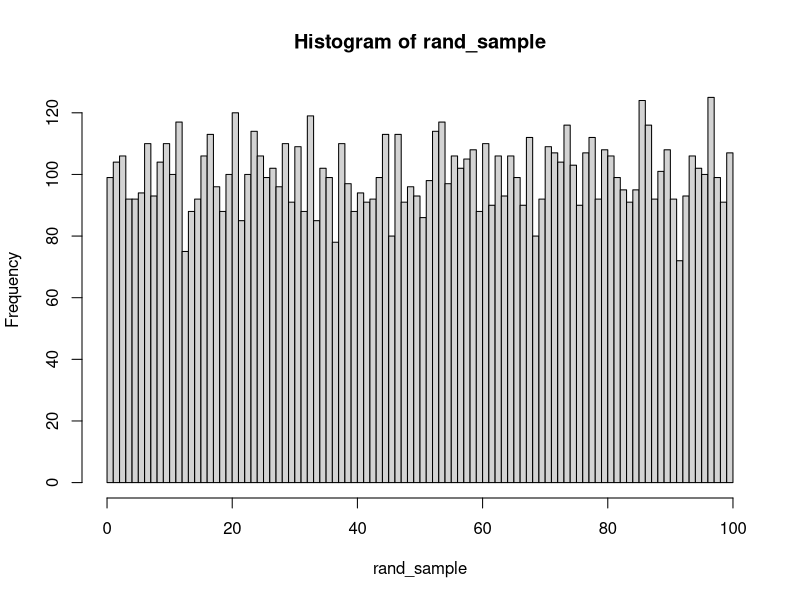

The R source for this figure:

rcoin <- function() {
  rbinom(n = 1, size = 1, prob = 0.5)
}

r100 <- function(n=100) {
  v = n + 1
  while(v >= n) {
    v = sum(sapply(0:6, function(i) rcoin() * 2 ^ i))
  }
  v
}

val_plot <- function() {
  N = 10000
  rand_sample <- rep(0, N)
  for (i in 1:N){
    rand_sample[i] = r100()
  }
  hist(rand_sample, breaks = 0:100, right = F)
}

val_plot()
